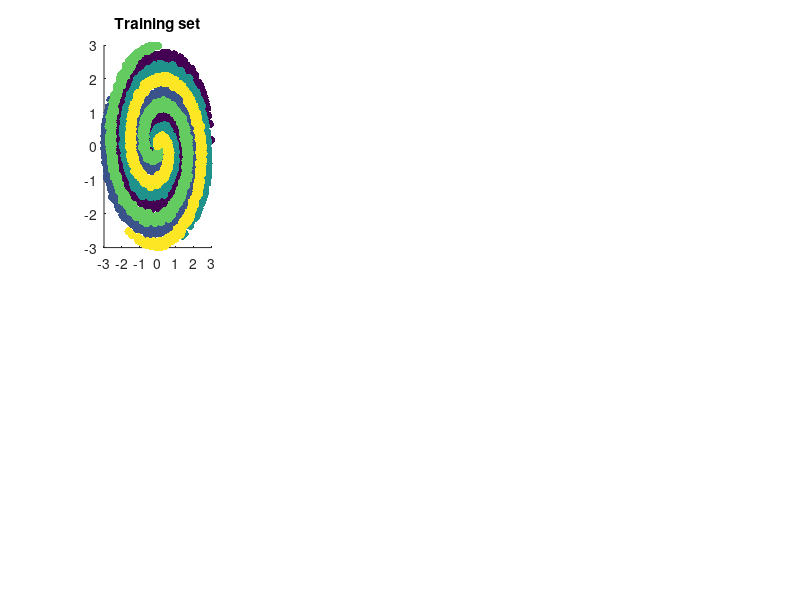

The MATLAB source for this figure: (Note: this script raises an error after producing the figure.)
%Multilayer perceptron generalized code by: Sebastian Grajales Pulgarin (the apprentice)
clc; close all; clear all;
%Part of the data set generation: 
points= 2000; %Number of points of each class
class = input("Number of classes in the data set(<6): "); %Number of classes
X=[]; %Initialization of the vector with coordinates
y = []; %Initialization of the vector with class number
%Generation of data set points:
for class_number=1:class
    r = linspace(0.0, 3, points);  %Radius
    t = linspace(class_number*4, (class_number+1)*4, points) + randn(1,points)*0.08*0.18*class;
    A= ([r.*sin(t*2.5); r.*cos(t*2.5)]');
    X = vertcat(X,A);
    B = class_number*ones(points,1);
    y = vertcat(y,B);
end

numGraphs = class+2; % Variable that determines the total number of graphs

numrows = floor(sqrt(numGraphs )); % Number of rows
numcolumns = ceil(numGraphs / numrows); % Number of columns
subplot(numrows, numcolumns, 1); %Subplot to show all the graphs
scatter(X(:,1), X(:,2), [], y(:), 'filled'); %Graph of the training set
title("Training set");

Y = zeros(length(y), 1); %Initialize output value matrix
prev = y(1); %Prev value
col = 1; % Column counter
%Cycle to check the vector of class values and generate a new column if a different value is found.
for i = 1:length(y)
   % If the current value is different from the previous one, create a new column
    if y(i) ~= prev
        col = col + 1;
        prev = y(i);
    end
    % Add current value to the output matrix
    Y(i, col) = y(i);
end

b=-1; %Bias value
x = [b*ones(size(X,1),1),X]; %training set with bias
y =Y; %Expected values
idx = find(y>1);
y(idx) = 1; %Change class values to 1
data_set = [x,y];

%Step 1: Set the Network Parameters
f_a = @(x)tanh(x);%Activation function 
dev_a = @(x)1-tanh(x).^2;%Derived from the activation function 

hidden_layers = input("Number of hidden layers: "); 
W ={}; %Cell of the synaptic weights 
%Initialization of the network weights::
neurons = zeros(1,hidden_layers);
neurons(1) = input("Neurons# of the first hidden layer: "); %Neurons of the first layer
W{1} = rand(neurons(1),size(x,2))-0.5;
for i=2:hidden_layers
    neurons(i) = input("Neurons# hidden layer "+num2str(i)+": ");
    W{i}= rand(neurons(i),neurons(i-1)+1)-0.5;
end
W{hidden_layers+1} = rand(size(y,2),neurons(hidden_layers)+1)-0.5; %Last layer weights

nEpochs = input("Number of epochs: ");
eta_i = 0.001; %Learning parameter initial value 
eta_f = 0.0001; %Learning parameter final value 
emedio = {}; %Arrangement for storing the mean squared error
cte = 1; %value to display the current number of epoch
%Step 2: The algorithm
for epoch=1:nEpochs
   sumt=0; %Variable to store the sum of the mean squared errors generated by each sample 
   eta = eta_i +(eta_f-eta_i)*(epoch/nEpochs); %Linear descent rule for the learning parameter
   %Mixing training data
   data_set = data_set(randperm(size(data_set,1)), :);
   x = data_set(:, 1:3); % Training data
   y = data_set(:, 4:end); % Expected values
   %Cycle to present all data
   for j=1:(size(x,1))
   I = {}; %Initialization of the activation potentials cell
   Y={};%Initialization of the layers output cell
   delta = {}; %Initialization of the local error cell of each neuron 
   error = {}; %Error cell initialization 
   %Feedforward 
   Y{1} = x(j,:)'; %Output of the input layer
   I{1}=W{1}*Y{1}; %Activation potential of the first layer
   Y{2}=[b;f_a(I{1})]; %Output of the firts hidden layer
   for i=2:hidden_layers
      I{i}=W{i}*Y{i}; %Activation potential of layer(i)
      Y{i+1}=[b;f_a(I{i})]; %Hidden layer output(i)
   end 
   I{hidden_layers+1}=W{size(W,2)}*Y{size(Y,2)}; %Activation potential of the otput layer
   Y{hidden_layers+2}=[f_a(I{size(I,2)})];%Neural network output
   
   %back propagation:
   error{1}= y(j,:)'- Y{size(Y,2)};%Output layer error calculation
   delta{1}=(error{1}.*dev_a(I{size(I,2)}))'; %Responsibility for the error of each neuron in the output layer
   W_new = cell(1,size(W,2)); %Initialization cell with new weights
   W_new{size(W,2)}= W{size(W,2)}+(eta*delta{1}'*Y{hidden_layers+1}'); %Update weights between the last hidden layer and the output layer
   aux=0; %Auxiliary variable for traversing indexes in back propagation
   for k=2:hidden_layers+1%
       delta{k}=delta{size(delta,2)}*W{hidden_layers+1-aux}(:,2:end).*dev_a(I{hidden_layers-aux})'; %Responsibility for the error of each neuron in the layer (hidden_layers-aux)
       W_new{hidden_layers-aux}= W{hidden_layers-aux}+(eta*delta{size(delta,2)}'*Y{hidden_layers-aux}'); %Update weights between the layer (hidden_layers-aux) and the layer (hidden_layers-aux-1)   
       aux = aux+1;
   end 
    W = W_new; %Once the error is propagated, the weights to be used are updated with the following data
    sumt = sumt+0.5*sum(error{1}.^2); %Sum of specific errors
   end
   emedio{epoch}= sumt/size(x,1); %Root mean square error to measure network performance 
   if cte == 25 %conditional to display the current epoch
     disp(epoch)
     cte=0;
    end
    cte = cte+1;
end
%Network performance graph:
emedio = cell2mat(emedio);
subplot(numrows, numcolumns, 2);
plot(emedio)
title("Performance");
xlabel('epochs')
ylabel('MSE')
%Graphing zone of the network output:
n=200; %Number of points in our test network 
u = linspace(-4, 4, n);
v = linspace(-4, 4, n);
Z = {};
%Obtaining the output of our network before the mesh of test points 
for i=1:size(y,2)
    Z{i}=zeros([length(u),length(v)]);
end
for m=1:length(u)
    for j=1:length(v)
   I = {}; %Initialization of the activation potentials cell
   Y={};%Initialization of the layers output cell 
   %Feedforward 
   y_enter = [b,u(m),v(j)];
   I{1}=W{1}*y_enter'; %Activation potential of the first layer
   Y{1}=[b;f_a(I{1})]; %Output of the first hidden layer
   for i=2:hidden_layers
      I{i}=W{i}*Y{i-1}; %Activation potential of layer(i)
      Y{i}=[b;f_a(I{i})]; %Hidden layer output(i)
   end 
   I{hidden_layers+1}=W{size(W,2)}*Y{size(Y,2)};%Activation potential of the last layer
   Y{hidden_layers+1}=[f_a(I{size(I,2)})];%Neural network output
   for i=1:size(y,2)
   Z{i}(m,j)=Y{hidden_layers+1}(i);
    end
    end
end
%Cycle to plot the responses of the output neurons.
for i=1:size(y,2)
 subplot(numrows, numcolumns, 2+i);
 surf(u, v, cell2mat(Z(i))');
 title("Output Neuron "+num2str(i));
 shading interp;
end
shg

